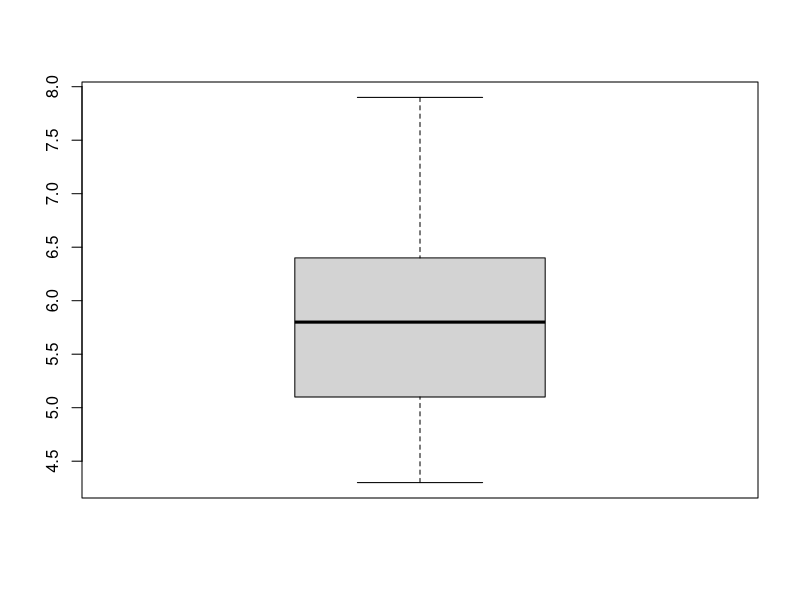
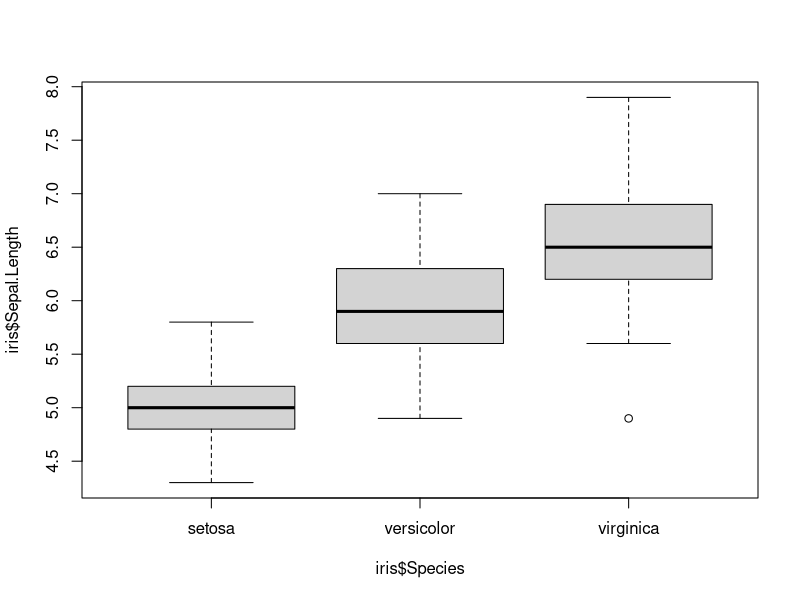
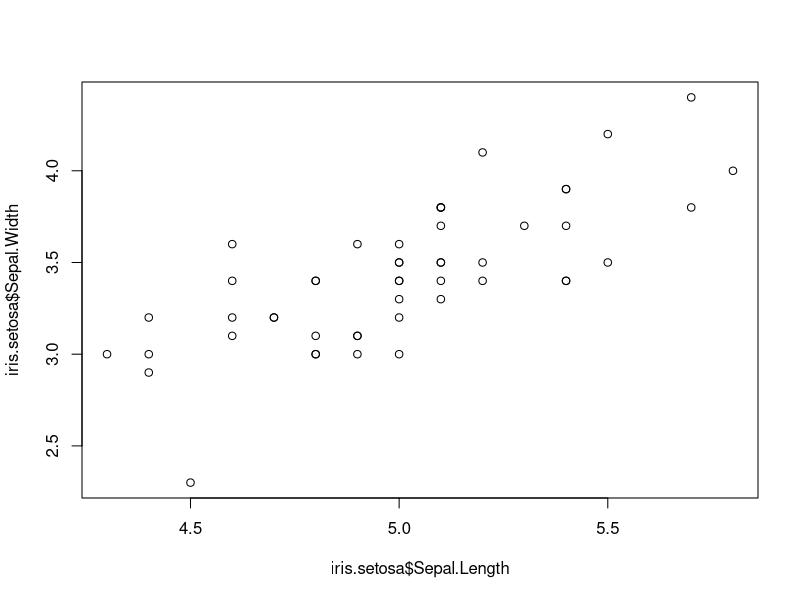

These figures' R source, in order:
# To study the topics presented here, you should open this file in RStudio and execute the R commands, 
# reading the comments as you go along. When this script file is open in R, you can execute a command by
# first clicking on line the command is on and then clicking the 'Run' button. You will see the command
# being copied and run automatically in the console below. In the console you will also see the result 
# of the command having been executed.
#
# Alternatively you can open 'plain' R and copy and paste the commands to execute them.

# NOTE: Before you start, put the file "LAB 2.2.2 Relationships DEMO.csv" provided with this 
# script into your 'Downloads' directory.

# READING IN A FILE
# ==================
# see the directory you are in
getwd()

# change the directory you are in - NOTE: you should put in the path to your downloads directory
setwd("~/Downloads")

# reading in a csv file
read.csv("R3a_ireland_transport.csv")

# reading in a csv file and assigning to variable df
df <- read.csv("R3a_ireland_transport.csv")

# printing variable df to screen
df

# WORKING WITH DATA TYPES (DATA FRAME AND VECTOR)
# ====================================================
# checking the type of variable df (it is a data frame)
class(df)

# extracting a column from the data frame as a vector
df$Mode

# now instead of just extracting that column, we extract it and assign it to the variable v
m <- df$Mode

# we print variable m to the screen
m

# check the type of m (it is a 'factor' which means 'categorical variable')
class(m)

# when we check the type of a vector, R doesn't say it is a 'vector' but 
# tells us the type of the data that is in the vector
#
# the following checks the type of a vector with numbers 1, 2 and 3 in it
class(c(1, 2, 3))
# the following checks the type of a vector with character strings "one", "two", "three" in it
class(c("one", "two", "three"))

# we can extract a sub-data-frame from a data frame 
# let's extract a sub-data-frame with columns "Mode" and "X1986" from df - 
# to extract a list of columns, we pass in a vector with column names or numbers
df[c("Mode", "X1986")]
# now let's try the same with column numbers
df[c(3, 4)]

# let's extract and assing to variable df2, then check type of df2 (it's also a data frame)
df2 <- df[c("Mode", "X1986")]
class(df2)

# we can pick out rows, for example 2, 4 and 6
# (if there are two arguments in the square brackets, the list of rows is the first argument 
# and the list of columns is the second argument)
df[c(2, 4, 6), c("Mode", "X1986")]
# we would have got the same result with the following (if the column list is left out, 
# they are all included)
df2[c(2, 4, 6),]

# WORKING WITH TABLES
# ==========================
# we can create a contingency table using the function xtabs():
# -------------
# for each unique combination of a Group value and a Sex value (for example
# 'Population aged 15 years and over at work' and 'Female'), all rows with that
# combination are found by the function and the numbers in those rows of column
# 'X1986' added up; the sums are presented in a contingency table
xtabs(df$X1986 ~ df$Group + df$Sex)

# if nothing is specified to the left side of '~', xtabs counts the number of 
# rows for each value combination and displays the counts in the table (note
# that the number 10 in all cells of the table results simply from the fact that
# each combination of Group and Sex is combined with 10 different modes of transport)
xtabs(~ df$Group + df$Sex)

# the same as above can be achieved with function table()
table(df$Group, df$Sex)

# a subset can be extracted from a table in the same way as with a data frame
# this function call sums up the counts for each of the unique combinations
# of Group and Sex values
ctab <- xtabs(df$X1986 ~ df$Group + df$Sex)
# print the table to screen
ctab
# and a subset of the table:
ctab[c(1, 3),]

# BOXPLOTS
# =====================
# For the boxplot examples we will use the built-in data set 'iris'.
#
# Print the 'iris' data set to screen (it contains dimensions for flowers belonging
# to three different iris species):
iris

# To create a boxplot for the variable 'Sepal.Length' we just call the boxplot() function:
boxplot(iris$Sepal.Length)

# To create side-by-side boxplots for the same variable ('Sepal.Length'), with values grouped 
# by the attribute 'Species', we call the function boxplot() in the following way:
boxplot(iris$Sepal.Length ~ iris$Species)

# TESTS
# =============
# To find the correlation between two numeric variables, we can call the function cor():
cor(iris$Sepal.Length, iris$Sepal.Width)

# The correlation for the whole set is not very high but if we extract a subset containing
# data for a single species, the picture will be different. To extract the 'setosa' subset
# from the 'iris' dataset we can use square brackets, as we did with the data frame, but 
# this time specifying the attribute values we would like to extract by (as we are extracting
# by rows i.e. all the rows where Species equals "setosa", we specify this requirement as the
# first argument and leave the second argument, after the comma, unspecified, meaning that we 
# don't want a subset of columns but all of them):
iris[iris$Species=="setosa",]

# Now lets assign this subset to a variable:
iris.setosa <- iris[iris$Species=="setosa",]

# And have a look at the variable:
iris.setosa

# create a scatterplot to visually assess the relatedness
plot(iris.setosa$Sepal.Length, iris.setosa$Sepal.Width)

# The correlation between 'Sepal.Length' and 'Sepal.Width' for this set is (we expect a high value):
cor(iris.setosa$Sepal.Length, iris.setosa$Sepal.Width)

# The correlation method used by default with cor() is Pearson's correlation coefficient, but we 
# can use, for example, Kendall's Tau:
cor(iris.setosa$Sepal.Length, iris.setosa$Sepal.Width, method="kendall")

# For more information on the function cor(), run:
?cor

# The function cor() gives us a correlation value, but if we want to understand the significance
# of the value, we can run a test:
cor.test(iris.setosa$Sepal.Length, iris.setosa$Sepal.Width)

# The p-value we get here is "p-value = 6.71e-10". How do we interpret this?
# The p-value is the probability that samples of the same size and with the same parameters
# would yield the same value for the correlation coefficient if the populations were unrelated.
# Because this probability is very low (6.71 times 10 to the power of -10!), we can say that
# there is a high level of certainty that the variables are correlated. The p-value for the
# while iris set is 0.1519, which doesn't even bring us to the 5% level of certainty, so we 
# conclude that there is no correlation.

# The next test we will perform is the chi-square test. Let's create the table of counts (see above)
# by Group and Sex and assign it to a variable:
gsTab <- xtabs(df$X1986 ~ df$Group + df$Sex)

# A quick look at what is in the table:
gsTab

# To run the Chi-square test:
chisq.test(gsTab)

# The Chi-square values is: X-squared = 62245 and p-value < 2.2e-16 (extremely low), indicating 
# that the Chi-square hypothesis of unrelatedness does not hold and that the counts in the different 
# groups will depend heavily on whether we are looking at the Male of Female column. Truly, the second
# row shows a marked difference i.e. there are more than twice as many males reported to be in 
# work than females (in 1986), so the result is not surprising.

# Just as a matter of interest, let's have a look at the same tests for 2016:
gsTab2 <- xtabs(df$X2016 ~ df$Group + df$Sex)
gsTab2
chisq.test(gsTab2)

# Now X-squared = 3125.3 but the p-value is still very low: p-value < 2.2e-16. Even though at first sight
# the numbers in gsTab2 look similar by column and row, there is a statistically significant discrepancy 
# between the numbers expected at random and those reported.

# Finally, lets try the Chi-squared test on a table with identical columns:
testTab <- cbind(c(1111, 2222, 3333), c(1111, 2222, 3333))
testTab
chisq.test(testTab)

# Now X-squared = 0 and p-value = 1. This would indicate perfect unrelatedness between the variable in 
# the row and the one in the column, a result that would be highly suspicious with any data collected
# from a natural or social process.






#****************************************************************************#
# Pearson's correlation coefficient
#****************************************************************************#
# We create two data vectors.
xdata<-c(2, 4, 4, 3, 3, 2, 2, 2, 2, 4)
ydata<-c(1, 4, 4, 1, 3, 2, 2, 2, 2, 7)

# The R function cor() calculates Pearson's correlation coefficient.
cor(xdata, ydata)

# To get more information, including the statistical significance of the correlation
# coefficient value, we can use the test:
cor.test(xdata, ydata)
# Interpretation of the result:

# Pearson's product-moment correlation
# 
# data:  xdata and ydata
# t = 3.4508, df = 8, p-value = 0.008685
# alternative hypothesis: true correlation is not equal to 0
# 95 percent confidence interval:
# 0.2802397 0.9435585
# sample estimates:
# cor 
# 0.7734021 

# - t is the statistic tested in a T-test - in this case comparing the value of r with 0
# - df degrees of freedom (10 for the number of instances - 2 for the number of variables)
# - p-value is the probability for the calculated T-statistic to be greater than what was obtained here 
#   in the case that the actual correlation were 0 (in our case it is about 1% or 2% two-tailed) - 
#   this is derived from the T-distribution, which is used instead of the normal distribution when the
#   sample size is below 30.
#
# The 95 percent confidence interval is given for the value of r

#****************************************************************************#
# Kendall's Tau
#****************************************************************************#
# Let's look at some data that can be ordered but is not numeric. Weeate two data vectors reflecting 
# the rating of competitors in a competition by two judges. The instances here are the competitors, the
# attributes (variables) are the ratings given by the judges, by which the data is ordered for each
# of the judges.
judgeARatings <- c("A", "C", "B", "F", "D", "E", "G")
judgeBRatings <- c("A", "B", "C", "F", "E", "D", "G")

# Now we can use the Kendall's Tau to gauge the correlation between the two sets of ratings.
# The functions cor() and cor.test() work only with numeric values, so we will have to convert
# the vector of character string values to a vector of numeric values. This cannot be done directly
# but we can convert the vector of strings to a factor and then the factor to a vector of numeric values:
jARNum <- as.numeric(factor(judgeARatings))
jBRNum <- as.numeric(factor(judgeBRatings))

# Let's use the conversion to create numeric vectors for input to the cor() function.
cor(jARNum, jBRNum, method="kendall")
cor.test(jARNum, jBRNum, method="kendall")

# Interpretation of the result
#
# Kendall's rank correlation coefficient (Kendall's Tau) 
# 
# data:  jARNum and jBRNum
# T = 19, p-value = 0.01071
# alternative hypothesis: true tau is not equal to 0
# sample estimates:
# tau 
# 0.8095238 

# - T is the number of concordant pairs (number of pairs - number of discordant) = (7*6/2 - 2) = 19
# - p-value is the probability for the Tau from a sample like ours to have the value like we obtained
#   in the case that the real Tau for the population is 0 (it is about 1%, or 2% two-tailed for this example).


#****************************************************************************#
# Chi-squared test
#****************************************************************************#
# We prepare a data frame of patient counts, where the rows represent different 
# skin treatment types and the columns the level of recovery.
skin <- skin <- data.frame(None=c(20, 32, 8, 52), Partial=c(9, 72, 8, 32), Full=c(16, 64, 30, 12), row.names=c("Injection", "Tablet", "Laser", "Herbal"))
skin

# Now we perform the in-built chi-square test in R to see if the null hypothesis, 
# that there is no relationship between the type of treatment and its effectiveness, holds.
chisq.test(skin)

# interpretation of the result:
# X-squared = 66.166, df = 6, p-value = 2.492e-12
# X-squared is the calculated chi-squared value
# df is the calculated degrees of freedom ((4-1)(3-1)=6)
# p-value is the probability of chi-squared values falling above the calculated chi-squared value... in this case it is very low i.e. below any usual significance level e.g. 1%, so we can reject the hypothesis and conclude that there is a relationship between treatment type and outcome

